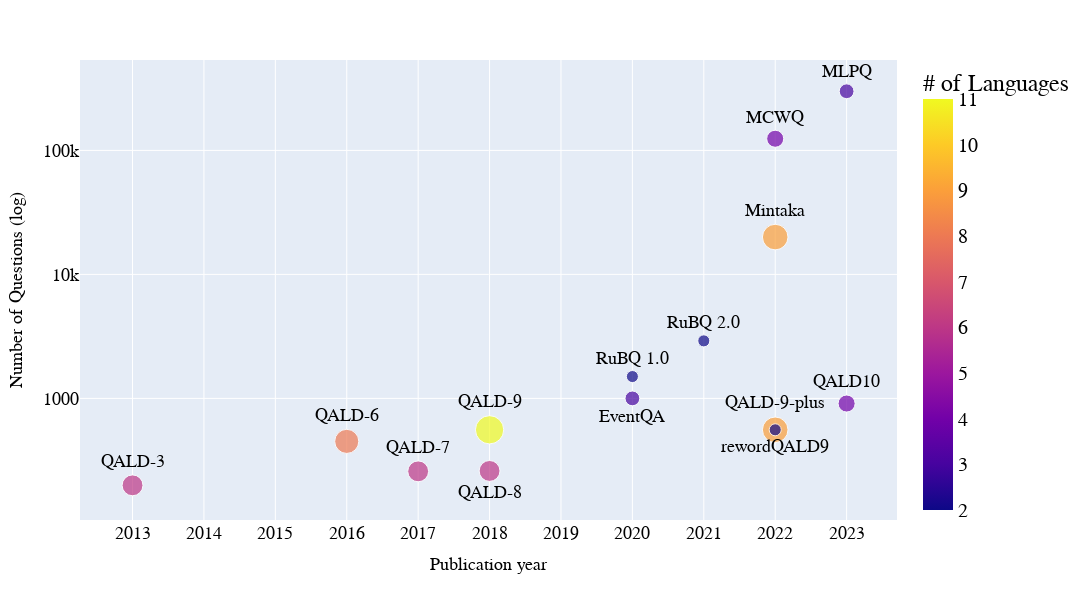

The code cell stored with this chart in its notebook:
### Markdown cell above
# Benchmarks visualization

### Code cell
import plotly.express as px
import pandas as pd

# Given meta-dataset
meta_dataset = [
    {"name": "QALD-3", "year": 2013, "numOfQuestions": 199, "numOfLanguages": 6, "textposition": "top center"},
    {"name": "QALD-6", "year": 2016, "numOfQuestions": 450, "numOfLanguages": 8, "textposition": "top center"},
    {"name": "QALD-7", "year": 2017, "numOfQuestions": 258, "numOfLanguages": 6, "textposition": "top center"},
    {"name": "QALD-8", "year": 2018, "numOfQuestions": 260, "numOfLanguages": 6, "textposition": "bottom center"},
    {"name": "QALD-9", "year": 2018, "numOfQuestions": 558, "numOfLanguages": 11, "textposition": "top center"},
    {"name": "QALD-9-plus", "year": 2022, "numOfQuestions": 558, "numOfLanguages": 9, "textposition": "top center"},
    {"name": "rewordQALD9", "year": 2022, "numOfQuestions": 558, "numOfLanguages": 2, "textposition": "bottom center"},
    {"name": "QALD10", "year": 2023, "numOfQuestions": 909, "numOfLanguages": 4, "textposition": "top center"},
    {"name": "EventQA", "year": 2020, "numOfQuestions": 1000, "numOfLanguages": 3, "textposition": "bottom center"},
    {"name": "RuBQ 1.0", "year": 2020, "numOfQuestions": 1500, "numOfLanguages": 2, "textposition": "top center"},
    {"name": "RuBQ 2.0", "year": 2021, "numOfQuestions": 2910, "numOfLanguages": 2, "textposition": "top center"},
    {"name": "MCWQ", "year": 2022, "numOfQuestions": 124187, "numOfLanguages": 4, "textposition": "top center"},
    {"name": "Mintaka", "year": 2022, "numOfQuestions": 20000, "numOfLanguages": 9, "textposition": "top center"},
    {"name": "MLPQ", "year": 2023, "numOfQuestions": 300000, "numOfLanguages": 3, "textposition": "top center"}
]

# Convert meta-dataset to a pandas DataFrame
df = pd.DataFrame(meta_dataset)

# Create the bubble chart
fig = px.scatter(df, x="year", y="numOfQuestions", text="name", size="numOfLanguages", color="numOfLanguages", hover_name="name",
                 labels={"year": "Publication year", "numOfLanguages": "# of Languages", "numOfQuestions": "Number of Questions (log)"}, width=1450, height=600)


# fig.add_annotation(text="Graeco-Phrygian", xanchor="left", x=0.7, y=0.323, ax=190, ay=58)
# fig.add_annotation(text="Armenian", xanchor="left", x=0.68, y=0.295, ax=190, ay=98)

# Set x and y-axis as integers
fig.update_xaxes(nticks=len(df["year"].unique()))
fig.update_yaxes(nticks=len(df["numOfLanguages"].unique()))

fig.update_xaxes(tickmode = 'linear', tick0 = 2018, dtick = 1)  
fig.update_yaxes(tickmode = 'linear', tick0 = 2, dtick = 1)  
fig.update_layout(yaxis_type="log", font=dict(size=20, family="Times New Roman", color='black'))
# fig.update_traces(textposition="top center", textfont=dict(color="black"))
fig.update_traces(
    textposition=df["textposition"],
    textfont=dict(color="black"),
    mode='markers+text',
    textfont_size=18,
    texttemplate='%{text}'
)

fig.update_xaxes(title_font=dict(size=18), tickfont=dict(size=18))
fig.update_yaxes(title_font=dict(size=18), tickfont=dict(size=18))

# Show the bubble chart
fig.show()
fig.write_image("../data/img/benchmark-stats.pdf")

### Figure 1 — Plotly figure (JSON) as saved in the notebook; plotly's stock layout.template omitted (floating-point values rounded to 4 significant figures)
{"data": [{"hovertemplate": "<b>%{hovertext}</b><br><br>Publication year=%{x}<br>Number of Questions (log)=%{y}<br># of Languages=%{marker.color}<br>name=%{text}<extra></extra>", "hovertext": ["QALD-3", "QALD-6", "QALD-7", "QALD-8", "QALD-9", "QALD-9-plus", "rewordQALD9", "QALD10", "EventQA", "RuBQ 1.0", "RuBQ 2.0", "MCWQ", "Mintaka", "MLPQ"], "legendgroup": "", "marker": {"color": [6, 8, 6, 6, 11, 9, 2, 4, 3, 2, 2, 4, 9, 3], "coloraxis": "coloraxis", "size": [6, 8, 6, 6, 11, 9, 2, 4, 3, 2, 2, 4, 9, 3], "sizemode": "area", "sizeref": 0.0275, "symbol": "circle"}, "mode": "markers+text", "name": "", "orientation": "v", "showlegend": false, "text": ["QALD-3", "QALD-6", "QALD-7", "QALD-8", "QALD-9", "QALD-9-plus", "rewordQALD9", "QALD10", "EventQA", "RuBQ 1.0", "RuBQ 2.0", "MCWQ", "Mintaka", "MLPQ"], "textfont": {"color": "black", "size": 18}, "textposition": ["top center", "top center", "top center", "bottom center", "top center", "top center", "bottom center", "top center", "bottom center", "top center", "top center", "top center", "top center", "top center"], "texttemplate": "%{text}", "type": "scatter", "x": [2013, 2016, 2017, 2018, 2018, 2022, 2022, 2023, 2020, 2020, 2021, 2022, 2022, 2023], "xaxis": "x", "y": [199, 450, 258, 260, 558, 558, 558, 909, 1000, 1500, 2910, 124187, 20000, 300000], "yaxis": "y"}], "layout": {"coloraxis": {"colorbar": {"title": {"text": "# of Languages"}}, "colorscale": [[0, "#0d0887"], [0.1111, "#46039f"], [0.2222, "#7201a8"], [0.3333, "#9c179e"], [0.4444, "#bd3786"], [0.5556, "#d8576b"], [0.6667, "#ed7953"], [0.7778, "#fb9f3a"], [0.8889, "#fdca26"], [1, "#f0f921"]]}, "font": {"color": "black", "family": "Times New Roman", "size": 20}, "height": 600, "legend": {"itemsizing": "constant", "tracegroupgap": 0}, "margin": {"t": 60}, "width": 1450, "xaxis": {"anchor": "y", "domain": [0, 1], "dtick": 1, "nticks": 8, "tick0": 2018, "tickfont": {"size": 18}, "tickmode": "linear", "title": {"font": {"size": 18}, "text": "Publication year"}}, "yaxis": {"anchor": "x", "domain": [0, 1], "dtick": 1, "nticks": 7, "tick0": 2, "tickfont": {"size": 18}, "tickmode": "linear", "title": {"font": {"size": 18}, "text": "Number of Questions (log)"}, "type": "log"}}}
